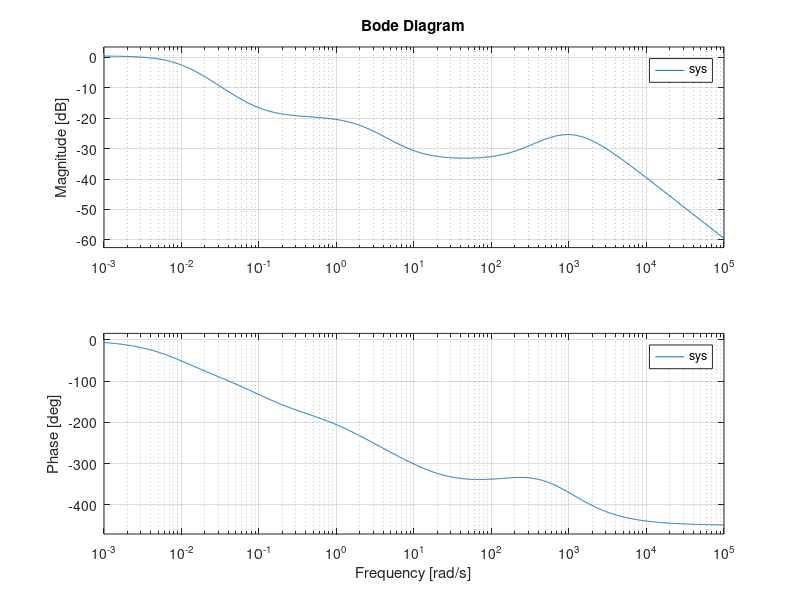

MATLAB code for this plot:

%acutalTF!!!!!!\
%num=
%    1.0e+05 *
% 
%          0    0.0011    0.2001   -2.1276    0.2108
% %
%den=
%    1.0e+06 *
% 
%     0.0000    0.0020    1.0040    2.0100    0.0200
% %T =
%  
%   105.4 s^3 + 2.001e04 s^2 - 2.128e05 s + 2.108e04
%   ------------------------------------------------
%   s^4 + 2002 s^3 + 1.004e06 s^2 + 2.01e06 s + 2e04
%  
%   
% 
% z =
% 
%  -200.0000
%    10.0000
%     0.1000
% 
% 
% p =
% 
%    1.0e+03 *
% 
%    -1.0000
%    -1.0000
%    -0.0020
%    -0.0000
% 
% 
% k =
% 
%   105.3767

% sys =
%  
%   105.38 (s+200) (s-10) (s-0.1)
%   -----------------------------
%     (s+1000)^2 (s+2) (s+0.01)

close all
z1 = -200;
z2 = 10;
z3 = 0.1 ;
p1 = -1000;
p2 = -1000;
p3 = -2;
p4 = -0.01 ;
sys = zpk([z1 z2 z3],[p1 p2 p3 p4],[105.38])
figure
bode(sys)
grid on
